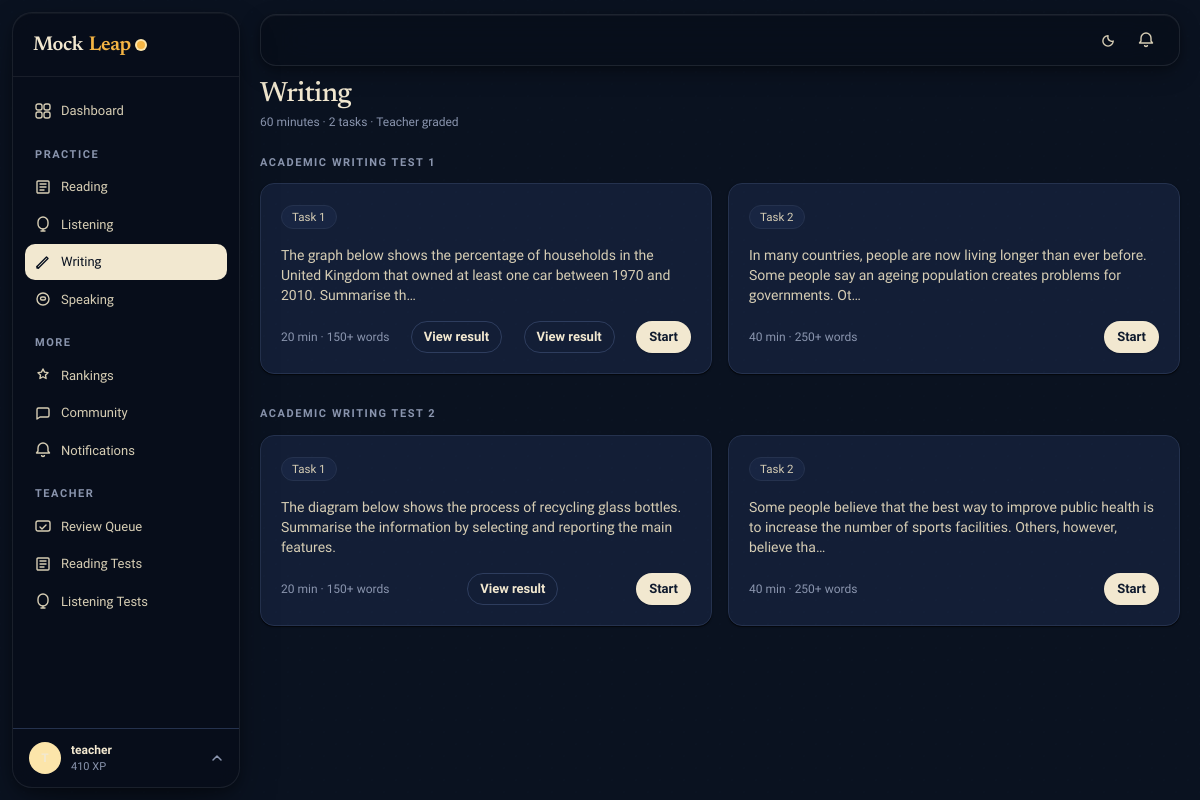
The app's page /writing/ (signed in) with its own data.
### apps/accounts/models.py (models this page shows, shortened)
class User(AbstractUser):
    ROLE_STUDENT = 'student'
    ROLE_TEACHER = 'teacher'
    ROLE_ADMIN = 'admin'
    ROLE_CHOICES = [
        (ROLE_STUDENT, 'Student'),
        (ROLE_TEACHER, 'Teacher'),
        (ROLE_ADMIN, 'Admin'),
    ]
    email = models.EmailField(unique=True)
    role = models.CharField(max_length=10, choices=ROLE_CHOICES, default=ROLE_STUDENT)
    avatar = models.ImageField(upload_to='avatars/', null=True, blank=True)
    bio = models.TextField(blank=True)
    target_band = models.DecimalField(max_digits=3, decimal_places=1, null=True, blank=True)
    test_date = models.DateField(null=True, blank=True)
    country = models.CharField(max_length=100, blank=True)
    timezone = models.CharField(max_length=50, default='UTC')
    dark_mode = models.BooleanField(default=False)
    email_notifications = models.BooleanField(default=True)
    xp = models.PositiveIntegerField(default=0)
    streak_days = models.PositiveIntegerField(default=0)
    last_active = models.DateField(null=True, blank=True)
    created_at = models.DateTimeField(auto_now_add=True)
    USERNAME_FIELD = 'email'
    REQUIRED_FIELDS = ['username']
    class Meta:
        verbose_name = 'User'
        verbose_name_plural = 'Users'

### apps/writing/models.py (models this page shows, shortened)
class WritingTest(models.Model):
    title = models.CharField(max_length=200)
    is_published = models.BooleanField(default=False)
    created_at = models.DateTimeField(auto_now_add=True)

class WritingTask(models.Model):
    TASK1 = 'task1'
    TASK2 = 'task2'
    TASK_CHOICES = [(TASK1, 'Task 1'), (TASK2, 'Task 2')]
    test = models.ForeignKey(WritingTest, on_delete=models.CASCADE, related_name='tasks')
    task_type = models.CharField(max_length=5, choices=TASK_CHOICES)
    order = models.PositiveSmallIntegerField(default=1)
    prompt = models.TextField()
    min_words = models.PositiveSmallIntegerField(default=250)
    time_minutes = models.PositiveSmallIntegerField(default=40)
    image = models.ImageField(upload_to='writing/task_images/', null=True, blank=True)
    class Meta:
        ordering = ['order']

class WritingSubmission(models.Model):
    STATUS_DRAFT = 'draft'
    STATUS_SUBMITTED = 'submitted'
    STATUS_REVIEWED = 'reviewed'
    STATUS_CHOICES = [
        (STATUS_DRAFT, 'Draft'),
        (STATUS_SUBMITTED, 'Submitted'),
        (STATUS_REVIEWED, 'Reviewed'),
    ]
    user = models.ForeignKey(settings.AUTH_USER_MODEL, on_delete=models.CASCADE, related_name='writing_submissions')
    task = models.ForeignKey(WritingTask, on_delete=models.CASCADE)
    status = models.CharField(max_length=10, choices=STATUS_CHOICES, default=STATUS_DRAFT)
    content = models.TextField()
    word_count = models.PositiveSmallIntegerField(default=0)
    submitted_at = models.DateTimeField(null=True, blank=True)
    created_at = models.DateTimeField(auto_now_add=True)
    updated_at = models.DateTimeField(auto_now=True)
    teacher = models.ForeignKey(settings.AUTH_USER_MODEL, on_delete=models.SET_NULL, null=True, blank=True, related_name='writing_reviews')
    band_task_response = models.DecimalField(max_digits=3, decimal_places=1, null=True, blank=True)
    band_coherence = models.DecimalField(max_digits=3, decimal_places=1, null=True, blank=True)
    band_lexical = models.DecimalField(max_digits=3, decimal_places=1, null=True, blank=True)
    band_grammar = models.DecimalField(max_digits=3, decimal_places=1, null=True, blank=True)
    overall_band = models.DecimalField(max_digits=3, decimal_places=1, null=True, blank=True)
    teacher_comment = models.TextField(blank=True)
    corrected_text = models.TextField(blank=True)
    reviewed_at = models.DateTimeField(null=True, blank=True)
    class Meta:
        ordering = ['-created_at']

### apps/writing/views.py (the view)
# urls.py: path('', views.test_list, name='list'),
@login_required
def test_list(request):
    tests = WritingTest.objects.filter(is_published=True).prefetch_related('tasks')
    submissions = WritingSubmission.objects.filter(user=request.user).select_related('task__test')
    return render(request, 'writing/list.html', {'tests': tests, 'submissions': submissions})

### apps/core/context_processors.py (called while the page is built)
def site_context(request):
    ctx = {
        'brand': getattr(settings, 'MOCKLEAP_BRAND', 'MockLeap'),
        'dark_mode': getattr(request.user, 'dark_mode', False) if request.user.is_authenticated else False,
        'unread_count': 0,
    }
    if request.user.is_authenticated:
        try:
            from apps.notifications.models import Notification
            ctx['unread_count'] = Notification.objects.filter(user=request.user, is_read=False).count()
        except Exception:
            pass
    return ctx

### templates/writing/list.html (shortened to what this page needs)
{% extends "layouts/app.html" %}
{% block content %}
<div class="flex items-center justify-between mb-6">
  <div>
    <h1 class="h-display" style="font-size:28px;">Writing</h1>
    <p class="t-meta mt-1">60 minutes · 2 tasks · Teacher graded</p>
  </div>
</div>
{% if tests %}
  {% for test in tests %}
  <div class="mb-8">
    <div class="t-eyebrow mb-3">{{ test.title }}</div>
    <div class="grid grid-cols-1 md:grid-cols-2 gap-4">
      {% for task in test.tasks.all %}
      <div class="ml-card p-5 flex flex-col gap-4">
        <div>
          <span class="ml-chip mb-2">{{ task.get_task_type_display }}</span>
          <p class="t-body text-sm mt-2 line-clamp-3">{{ task.prompt|truncatechars:140 }}</p>
        </div>
        <div class="flex items-center gap-3 mt-auto">
          <span class="t-meta text-xs">{{ task.time_minutes }} min · {{ task.min_words }}+ words</span>
          {% for sub in submissions %}
            {% if sub.task.pk == task.pk %}
              <a href="{% url 'writing:detail' sub.pk %}" class="ml-btn ml-btn-ghost ml-btn-sm" style="margin-left:auto;">View result</a>
            {% endif %}
          {% endfor %}
          <a href="{% url 'writing:exam' task.pk %}" class="ml-btn ml-btn-primary ml-btn-sm" style="margin-left:auto;">Start</a>
        </div>
      </div>
      {% endfor %}
    </div>
  </div>
  {% endfor %}
{% else %}
<div class="py-20 text-center">
  <div class="text-4xl mb-4">✍️</div>
  <h3 class="h-display" style="font-size:24px;">No tests yet</h3>
  <p class="t-body mt-2">Writing tests will appear here once published.</p>
</div>
{% endif %}
{% endblock %}

### templates/components/sidebar.html (shortened to what this page needs)
{% load static %}
<aside id="sidebar" class="fixed z-30 w-60 flex flex-col -translate-x-full md:translate-x-0 transition-transform duration-300"
       style="top:12px;bottom:12px;left:12px;width:228px;border-radius:20px;
              background:rgba(250,246,236,0.90);
              backdrop-filter:blur(28px) saturate(180%);
              -webkit-backdrop-filter:blur(28px) saturate(180%);
              border:1px solid rgba(255,255,255,0.72);
              box-shadow:0 1px 0 rgba(255,255,255,.85) inset,
                         0 4px 12px rgba(14,27,46,.06),
                         0 20px 48px -12px rgba(14,27,46,.14);
              overflow:hidden;">
  <div class="h-16 flex items-center px-5 border-b flex-shrink-0" style="border-color:var(--border);">
    {% include "components/brand.html" %}
  </div>
  <nav class="flex-1 overflow-y-auto py-4 px-3 space-y-0.5" role="navigation" aria-label="Sidebar navigation">
    <a href="{% url 'dashboard:home' %}" class="nav-item {% if request.resolver_match.app_name == 'dashboard' %}active{% endif %}">
      Dashboard
    </a>
    <p class="t-eyebrow px-2.5 pt-4 pb-1">Practice</p>
    <a href="{% url 'reading:list' %}" class="nav-item {% if request.resolver_match.app_name == 'reading' %}active{% endif %}">
      <svg width="16" height="16" viewBox="0 0 16 16" fill="none"><path d="M3 2h10a1 1 0 011 1v10a1 1 0 01-1 1H3a1 1 0 01-1-1V3a1 1 0 011-1z" stroke="currentColor" stroke-width="1.4"/><path d="M5 5h6M5 8h6M5 11h4" stroke="currentColor" stroke-width="1.4" stroke-linecap="round"/></svg>
      Reading
    </a>
    <a href="{% url 'listening:list' %}" class="nav-item {% if request.resolver_match.app_name == 'listening' %}active{% endif %}">
      <svg width="16" height="16" viewBox="0 0 16 16" fill="none"><path d="M8 1a5 5 0 015 5v2a5 5 0 01-10 0V6a5 5 0 015-5z" stroke="currentColor" stroke-width="1.4"/><path d="M8 13v2M6 15h4" stroke="currentColor" stroke-width="1.4" stroke-linecap="round"/></svg>
      Listening
    </a>
    <a href="{% url 'writing:list' %}" class="nav-item {% if request.resolver_match.app_name == 'writing' %}active{% endif %}">
      <svg width="16" height="16" viewBox="0 0 16 16" fill="none"><path d="M2 12.5L3.5 14 13 4.5 11.5 3 2 12.5z" stroke="currentColor" stroke-width="1.4" stroke-linejoin="round"/><path d="M2 12.5V14h1.5" stroke="currentColor" stroke-width="1.4" stroke-linecap="round" stroke-linejoin="round"/></svg>
      Writing
    </a>
    <a href="{% url 'speaking:list' %}" class="nav-item {% if request.resolver_match.app_name == 'speaking' %}active{% endif %}">
      <svg width="16" height="16" viewBox="0 0 16 16" fill="none"><circle cx="8" cy="8" r="6" stroke="currentColor" stroke-width="1.4"/><path d="M5.5 7.5c0-.828.672-1.5 1.5-1.5h2a1.5 1.5 0 010 3H7A1.5 1.5 0 015.5 7.5z" stroke="currentColor" stroke-width="1.4"/></svg>
      Speaking
    </a>
    <p class="t-eyebrow px-2.5 pt-4 pb-1">More</p>
    <a href="{% url 'rankings:leaderboard' %}" class="nav-item {% if request.resolver_match.app_name == 'rankings' %}active{% endif %}">
      <svg width="16" height="16" viewBox="0 0 16 16" fill="none"><path d="M8 2l1.545 3.13L13 5.635l-2.5 2.435.59 3.44L8 9.763l-3.09 1.746.59-3.44L3 5.636l3.455-.506L8 2z" stroke="currentColor" stroke-width="1.4" stroke-linejoin="round"/></svg>
      Rankings
    </a>
    <a href="{% url 'community:rooms' %}" class="nav-item {% if request.resolver_match.app_name == 'community' %}active{% endif %}">
      <svg width="16" height="16" viewBox="0 0 16 16" fill="none"><path d="M14 10.5c0 .828-.672 1.5-1.5 1.5H5l-3 2V4.5C2 3.672 2.672 3 3.5 3h9c.828 0 1.5.672 1.5 1.5v6z" stroke="currentColor" stroke-width="1.4" stroke-linejoin="round"/></svg>
      Community
    </a>
    <a href="{% url 'notifications:list' %}" class="nav-item {% if request.resolver_match.app_name == 'notifications' %}active{% endif %}">
      <svg width="16" height="16" viewBox="0 0 16 16" fill="none"><path d="M8 1a5 5 0 00-5 5v3l-1.5 2h13L13 9V6a5 5 0 00-5-5zM6.5 13a1.5 1.5 0 003 0" stroke="currentColor" stroke-width="1.4" stroke-linejoin="round"/></svg>
      Notifications
    </a>
    {% if user.role == 'teacher' or user.is_staff or user.is_superuser %}
    <p class="t-eyebrow px-2.5 pt-4 pb-1">Teacher</p>
    <a href="{% url 'teachers:dashboard' %}" class="nav-item {% if request.resolver_match.url_name == 'dashboard' and request.resolver_match.app_name == 'teachers' %}active{% endif %}">
      <svg width="16" height="16" viewBox="0 0 16 16" fill="none"><rect x="1" y="3" width="14" height="10" rx="2" stroke="currentColor" stroke-width="1.4"/><path d="M5 9l2 2 4-4" stroke="currentColor" stroke-width="1.4" stroke-linecap="round" stroke-linejoin="round"/></svg>
      Review Queue
    </a>
    <a href="{% url 'teachers:reading_tests' %}" class="nav-item {% if request.resolver_match.app_name == 'teachers' and 'reading' in request.resolver_match.url_name %}active{% endif %}">
      <svg width="16" height="16" viewBox="0 0 16 16" fill="none"><path d="M3 2h10a1 1 0 011 1v10a1 1 0 01-1 1H3a1 1 0 01-1-1V3a1 1 0 011-1z" stroke="currentColor" stroke-width="1.4"/><path d="M5 5h6M5 8h6M5 11h4" stroke="currentColor" stroke-width="1.4" stroke-linecap="round"/></svg>
      Reading Tests
    </a>
    <a href="{% url 'teachers:listening_tests' %}" class="nav-item {% if request.resolver_match.app_name == 'teachers' and 'listening' in request.resolver_match.url_name %}active{% endif %}">
      <svg width="16" height="16" viewBox="0 0 16 16" fill="none"><path d="M8 1a5 5 0 015 5v2a5 5 0 01-10 0V6a5 5 0 015-5z" stroke="currentColor" stroke-width="1.4"/><path d="M8 13v2M6 15h4" stroke="currentColor" stroke-width="1.4" stroke-linecap="round"/></svg>
      Listening Tests
    </a>
    {% endif %}
  </nav>
  <div class="border-t flex-shrink-0" style="border-color:var(--border);position:relative;" id="ml-profile-zone">
    <button id="ml-profile-btn" type="button" style="
        width:100%;display:flex;align-items:center;gap:10px;
        padding:12px 16px;border:none;cursor:pointer;
        background:transparent;font-family:inherit;
        transition:background .12s;">
      {% if user.avatar %}
        <img src="{{ user.avatar.url }}" alt="" style="width:32px;height:32px;border-radius:50%;object-fit:cover;flex-shrink:0;">
      {% else %}
        <div style="width:32px;height:32px;border-radius:50%;display:flex;align-items:center;justify-content:center;font-size:12px;font-weight:700;flex-shrink:0;background:var(--accent-soft);color:var(--ink);">{{ user.username|first|upper }}</div>
      {% endif %}
      <div style="min-width:0;flex:1;text-align:left;">
        <p style="font-size:12px;font-weight:600;color:var(--ink);white-space:nowrap;overflow:hidden;text-overflow:ellipsis;margin:0;">{{ user.get_full_name|default:user.username }}</p>
        <p style="font-size:11px;color:var(--muted);margin:0;">{{ user.xp }} XP</p>
      </div>
      <svg id="ml-profile-chevron" width="12" height="12" viewBox="0 0 12 12" fill="none" style="color:var(--muted);flex-shrink:0;transition:transform .2s;">
        <path d="M2 8l4-4 4 4" stroke="currentColor" stroke-width="1.5" stroke-linecap="round" stroke-linejoin="round"/>
      </svg>
    </button>
  </div>
</aside>

### static/css/design.css (style rules this page uses)
#sidebar { background: rgba(250, 246, 236, 0.90) !important; backdrop-filter: blur(28px) saturate(180%) !important; -webkit-backdrop-filter: blur(28px) saturate(180%) !important; border: 1px solid rgba(255, 255, 255, 0.72) !important; box-shadow: 0 1px 0 rgba(255,255,255,.85) inset, 0 4px 12px rgba(14,27,46,.06), 0 20px 48px -12px rgba(14,27,46,.14) !important; }
.dark #sidebar { background: rgba(8, 14, 26, 0.92) !important; border-color: rgba(255, 255, 255, 0.08) !important; box-shadow: 0 1px 0 rgba(255,255,255,.04) inset, 0 4px 12px rgba(0,0,0,.28), 0 20px 48px -12px rgba(0,0,0,.44) !important; }
#sidebar .border-b { border-color: rgba(14,27,46,.07) !important; }
.dark #sidebar .border-b { border-color: rgba(255,255,255,.07) !important; }
.nav-item { font-size: 13px !important; padding: 8px 10px !important; border-radius: 10px !important; font-weight: 500 !important; transition: background .12s !important; }
.nav-item.active { background: var(--ink) !important; color: var(--bg) !important; }
.ml-card { transition: transform .18s cubic-bezier(.22,.68,0,1.2), box-shadow .18s ease !important; }

### records on screen
User: get_full_name "teacher", xp "410"
WritingTest: title "ACADEMIC WRITING TEST 1"
WritingTask: task_type "Task 1", prompt "The graph below shows the percentage of households in the United Kingdom that owned at least one car between 1970 and 2010. Summarise th…", time_minutes "20", min_words "150"
WritingSubmission: shows "View result"
WritingSubmission: shows "View result"
WritingTask: task_type "Task 2", prompt "In many countries, people are now living longer than ever before. Some people say an ageing population creates problems for governments. Ot…", time_minutes "40", min_words "250"
WritingTest: title "ACADEMIC WRITING TEST 2"
WritingTask: task_type "Task 1", prompt "The diagram below shows the process of recycling glass bottles. Summarise the information by selecting and reporting the main features.", time_minutes "20", min_words "150"
WritingSubmission: shows "View result"
WritingTask: task_type "Task 2", prompt "Some people believe that the best way to improve public health is to increase the number of sports facilities. Others, however, believe tha…", time_minutes "40", min_words "250"
